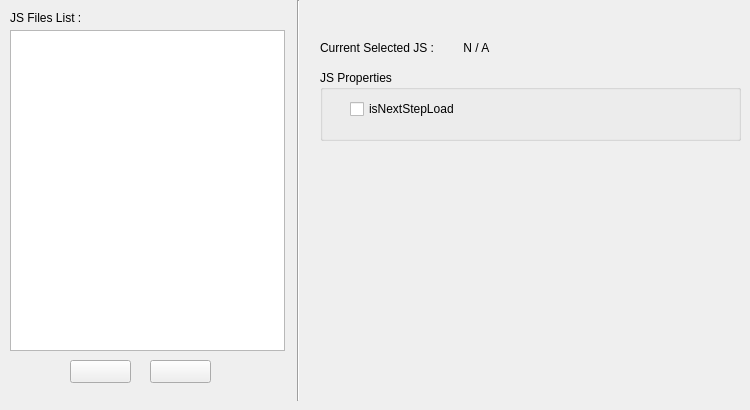
    <widget class="QWidget" name="tab_2">
     <attribute name="icon">
      <iconset resource="resources.qrc">
       <normaloff>:/images/document-48.png</normaloff>:/images/document-48.png</iconset>
     </attribute>
     <attribute name="title">
      <string>JS</string>
     </attribute>
     <widget class="QLabel" name="label_4">
      <property name="geometry">
       <rect>
        <x>10</x>
        <y>10</y>
        <width>121</width>
        <height>16</height>
       </rect>
      </property>
      <property name="text">
       <string>JS Files List :</string>
      </property>
     </widget>
     <widget class="Line" name="line_2">
      <property name="geometry">
       <rect>
        <x>290</x>
        <y>0</y>
        <width>16</width>
        <height>401</height>
       </rect>
      </property>
      <property name="orientation">
       <enum>Qt::Vertical</enum>
      </property>
     </widget>
     <widget class="QGroupBox" name="groupBox_jsProps">
      <property name="geometry">
       <rect>
        <x>320</x>
        <y>70</y>
        <width>421</width>
        <height>71</height>
       </rect>
      </property>
      <property name="title">
       <string>JS Properties</string>
      </property>
      <widget class="QCheckBox" name="jsViewNextLoadCheckBox">
       <property name="geometry">
        <rect>
         <x>30</x>
         <y>30</y>
         <width>161</width>
         <height>18</height>
        </rect>
       </property>
       <property name="text">
        <string>isNextStepLoad</string>
       </property>
      </widget>
     </widget>
     <widget class="QListWidget" name="jsViewList">
      <property name="geometry">
       <rect>
        <x>10</x>
        <y>30</y>
        <width>275</width>
        <height>321</height>
       </rect>
      </property>
     </widget>
     <widget class="QLabel" name="label_16">
      <property name="geometry">
       <rect>
        <x>320</x>
        <y>40</y>
        <width>131</width>
        <height>16</height>
       </rect>
      </property>
      <property name="text">
       <string>Current Selected JS :</string>
      </property>
     </widget>
     <widget class="QLabel" name="label_JSFileName">
      <property name="geometry">
       <rect>
        <x>460</x>
        <y>40</y>
        <width>241</width>
        <height>16</height>
       </rect>
      </property>
      <property name="text">
       <string> N / A</string>
      </property>
     </widget>
     <widget class="QPushButton" name="jsOneUpBtn">
      <property name="geometry">
       <rect>
        <x>70</x>
        <y>360</y>
        <width>61</width>
        <height>23</height>
       </rect>
      </property>
      <property name="text">
       <string/>
      </property>
      <property name="icon">
       <iconset resource="resources.qrc">
        <normaloff>:/images/collapse_arrow-48.png</normaloff>:/images/collapse_arrow-48.png</iconset>
      </property>
     </widget>
     <widget class="QPushButton" name="jsOneDownBtn">
      <property name="geometry">
       <rect>
        <x>150</x>
        <y>360</y>
        <width>61</width>
        <height>23</height>
       </rect>
      </property>
      <property name="text">
       <string/>
      </property>
      <property name="icon">
       <iconset resource="resources.qrc">
        <normaloff>:/images/expand_arrow-48.png</normaloff>:/images/expand_arrow-48.png</iconset>
      </property>
     </widget>
    </widget>
